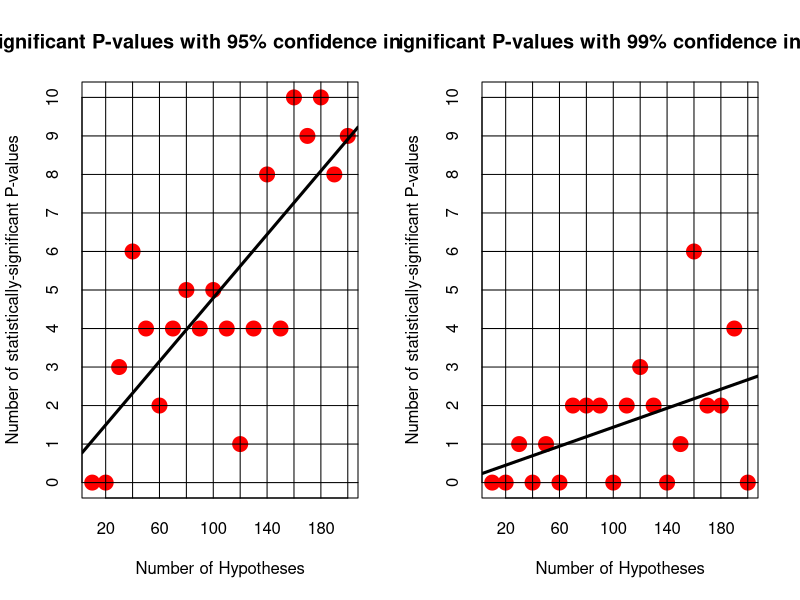

This chart was generated by the following R code:
#set.seed(1234)

#Ntimes<- 1000

sumP<- function (Ntimes, alpha=0.05){
    pValues <- rep(NA, Ntimes)
    for (i in 1:Ntimes){
        x<- runif(20)
        y<- runif(20)
        pValues[i]<- summary(lm(y~x))$coeff[2,4]
    }
    return (sum(pValues< alpha))
}

par(mfrow=c(1,2))

v<- seq(10,200,10)
s<- sapply(v,sumP,0.05)

plot(v,s,pch=19, xlab = "Number of Hypotheses", ylab = "Number of statistically-significant P-values",
     main = "Significant P-values with 95% confidence interval",
     col='red', cex=2, tck=1, lab=c(10,10,7))
abline(reg = lm(s~v), lwd=3)

smax <- max(s)

v<- seq(10,200,10)
s<- sapply(v,sumP,0.01)

plot(v,s,pch=19, xlab = "Number of Hypotheses", ylab = "Number of statistically-significant P-values",
     main = "Significant P-values with 99% confidence interval",
     col='red', cex=2, tck=1, lab=c(10,10,7), ylim = c(0,smax))
abline(reg = lm(s~v), lwd=3)